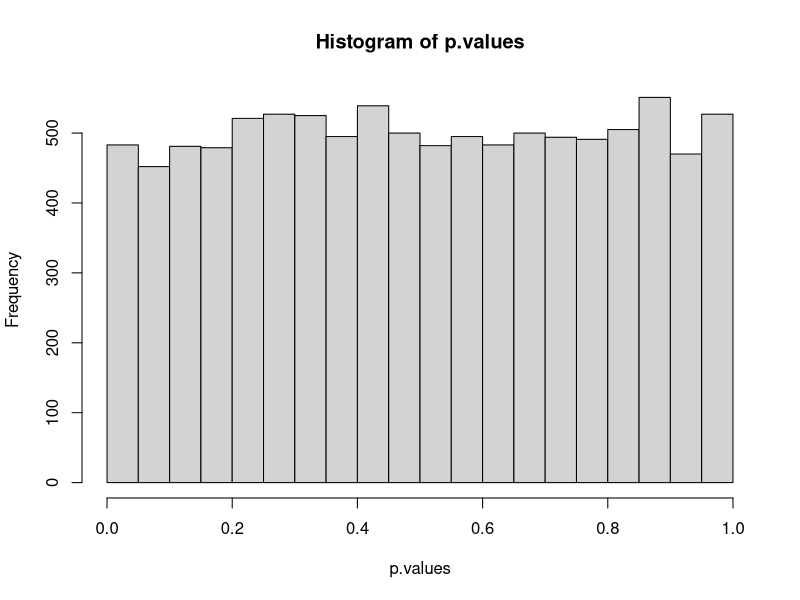
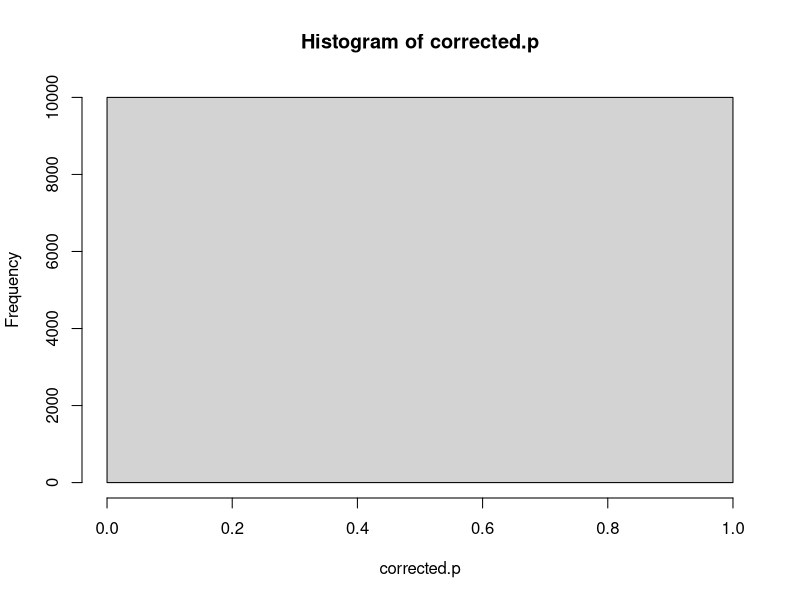

These charts were generated, in order, by the following R code:
library(tidyverse)
##declare empty list
pval <- list()
##generate p-value of t-test between two random distributions with a mean of 0 and std-dev of 1, 10,000 times
for (i in 1:10000) {
    x <- rnorm(1000)
    y <- rnorm(1000)
    pval[i] <- t.test(x,y, alternative = "two.sided", var.equal = TRUE)$p.value
}

##convert to the vector
p.values <- unlist(pval)

##draw histogram of p-values
hist(p.values)

##check how many p-values are significant below 0.05
sum(p.values < .05)

##function for adjusting for p-value
##p.adjust(p, method = p.adjust.methods, n = length(p))


##get bonferroni corrected p-values
corrected.p <- p.adjust(p.values, method = "bonferroni", n = length(p.values))

##check how many p-values are significant below 0.05 after correction
sum(unlist(corrected.p) < .05)

##draw corrected p-values of histogram

hist(corrected.p)
